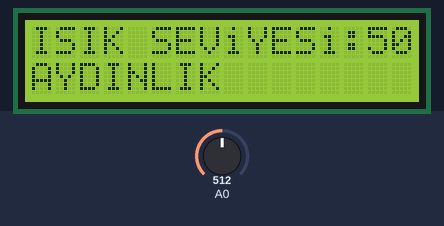
This sketch was run on a simulated Arduino Uno, built with avr-gcc and run on an emulated ATmega328P. Shown: 16×2 character LCD. The test bench sets the inputs (shaded band); at power-on: A0 = 512.

Above: at 1.2 s.
1.3 s: A0 set to 539
At 2.7 s:
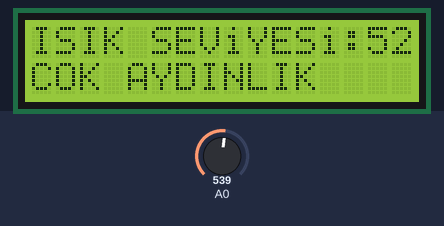
3.0 s: A0 set to 40
At 3.7 s:
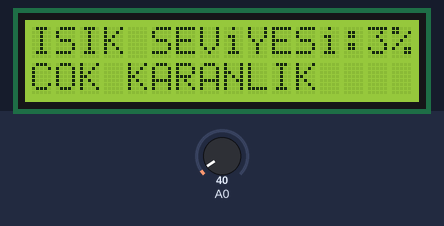
4.6 s: A0 set to 60
At 5.5 s:
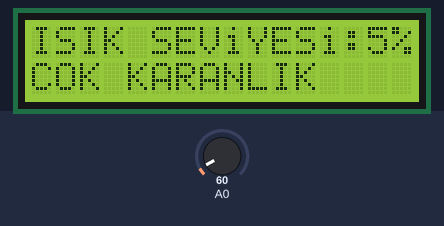
Timing chart, 0 to 7.6 s (numbered marks = the images above; inputs shaded):
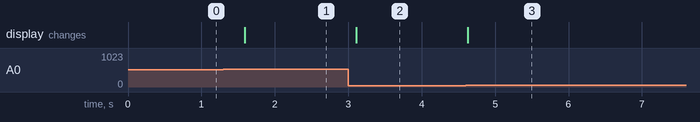

Measured:
- the behaviour switches between 521 and 522 on A0 (found by bisection; images 0 and 1)
- after the input at 1.3 s, the display: changes after 0.29 s (image 1)
- after the input at 3.0 s, the display: changes after 0.11 s (image 2)
- after the input at 4.6 s, the display: changes at once (image 3)

The sketch:

B_l_m_8_Uyg_2.ino
```cpp
#include <LiquidCrystal.h> // Kütüphane dosyası eklenir.
LiquidCrystal LCD(12, 11, 5, 4, 3, 2); // Arduino’nun hangi bacaklarının
  void setup() {
  LCD.begin(16, 2);
}
void loop() {
  int sensorValue = analogRead(A0);// Sensörden gelen veri
                                  // SensorValue değişkenine aktarılır.
 double dV = sensorValue;         // Double tipi dV isimli değişken
                                  // oluşturulup sensorValue
                                  // değişkenine atanır
 double se = (dV/1023)*100;       // Double tipi se isimli değişken
                                  // oluşturulur Bu oran
                                  // en yüksek “50” olabilir
 int seviye = se;                 // se isimli double değişken
                                  // int tipi değişkene dönüştürülür.
LCD.clear();                      // LCD komutları
LCD.setCursor(0, 0);              //
LCD.print("ISIK SEViYESi:");
LCD.print(seviye);
 LCD.print("%");
 LCD.setCursor(0, 1);
   if ((seviye >= 0) && (seviye <= 5))// if Süzgeci oluşturulur.
                                      // Burada 0-5 arası değerlede ne
                                      // yapılacağı yazılmıştır.
 {
LCD.print("COK KARANLIK");
}
else if ((seviye > 5) && (seviye <= 10)) {// 5-10 arası değerlede ne
                                          // yapılacağı yazılmıştır.
  LCD.print("KARANLIK");
}
else if((seviye>10)&&(seviye<=50)){ //10-50arasıdeğerlede
                                    // ne yapılacağı yazılmıştır.
  LCD.print("AYDINLIK");
}
else {
  LCD.print("COK AYDINLIK");}// 10-50 arasında olmayan durumda
                              // ne olacağı yazılmıştır.

delay(500);}
```
